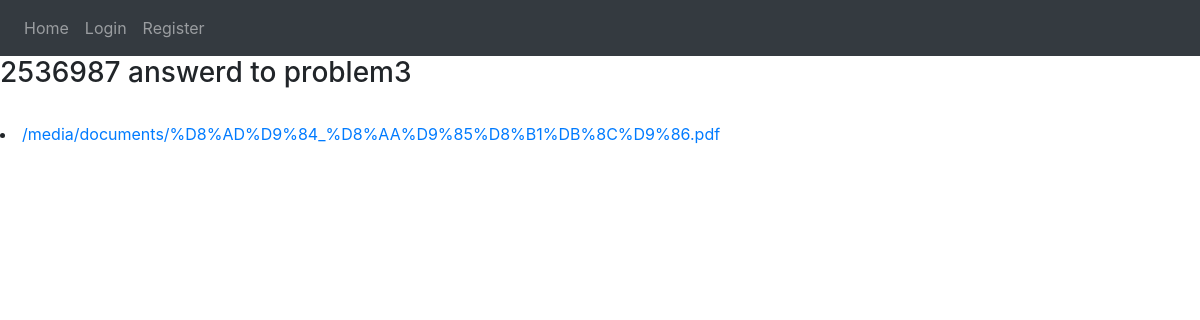
Screenshot of /document40/ with the database file from the repository.
### classroom/models.py (models this page shows, shortened)
class ProblemAnswer(models.Model):
    student=models.ForeignKey(Student,on_delete=models.CASCADE,blank=True, null=True)
    senttime=models.DateTimeField(auto_now_add=True)
    document = models.FileField(upload_to='documents/')
    problem=models.ForeignKey(Problem,on_delete=models.CASCADE,blank=True, null=True)
    grade=models.IntegerField(blank=True, null=True)

class Student(models.Model):
    user = models.OneToOneField(User, on_delete=models.CASCADE)
    id_num=models.IntegerField(default=0)
    def __str__(self):
        return str(self.id_num)

class Problem(models.Model):
    name = models.CharField(max_length=30,default="problem1")
    text = models.TextField()
    deadline= models.DateTimeField(auto_now_add=True)
    def __str__(self):
        return self.name

### classroom/views.py (the view)
# urls.py: path('document<int:id>/', views.document_details, name="document_details"),
def document_details(request,id):
    doc=ProblemAnswer.objects.get(id=id)
    return render (request,"classroom/document_details.html",{'doc':doc})

### classroom/templates/classroom/document_details.html
{% extends 'base.html'%}
{% block content  %}
         <h3> {{doc.student}} answerd to  {{doc.problem}} </h3>
        <br>
   <li><a href="{{doc.document.url}}">
    {{doc.document.url}} </a></li>
{% endblock %}

### rows the page displays
ProblemAnswer: student "2536987", problem "problem3", document "/media/documents/%D8%AD%D9%84_%D8%AA%D9%85%D8%B1%DB%8C%D9%86.pdf"
